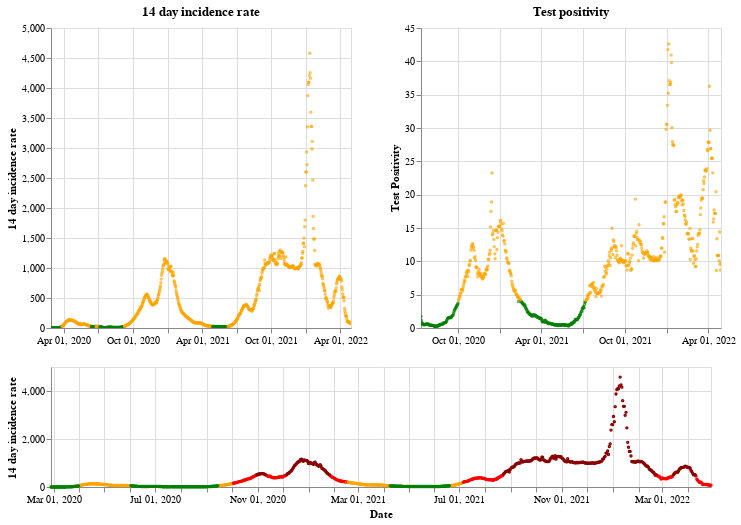

The code cell stored with this chart in its notebook:
### Markdown cell above
## Wales

### Code cell
plot_traffic_light('Wales')

### Figure 1 — Vega-Lite specification as saved in the notebook (floating-point values rounded to 4 significant figures; data arrays with more than 128 entries replaced by an {"elided": "..."} marker saying what was removed)
{"config": {"view": {"continuousWidth": 400, "continuousHeight": 300}}, "vconcat": [{"hconcat": [{"mark": {"type": "point", "size": 2}, "encoding": {"color": {"condition": {"value": "green", "test": "(datum.twoWeeklyCasesRate <= 25)"}, "value": "orange"}, "tooltip": [{"type": "nominal", "field": "areaName"}, {"type": "temporal", "field": "date"}, {"type": "quantitative", "field": "twoWeeklyCasesRate"}, {"type": "quantitative", "field": "testPositivity"}], "x": {"type": "temporal", "axis": {"title": ""}, "field": "date", "scale": {"domain": {"selection": "DateBrush"}}, "timeUnit": "yearmonthdate"}, "y": {"type": "quantitative", "axis": {"title": "14 day incidence rate"}, "field": "twoWeeklyCasesRate"}}, "title": "14 day incidence rate", "width": 300}, {"mark": {"type": "point", "size": 2}, "encoding": {"color": {"condition": {"value": "green", "test": "(datum.testPositivity <= 4)"}, "value": "orange"}, "tooltip": [{"type": "nominal", "field": "areaName"}, {"type": "temporal", "field": "date"}, {"type": "quantitative", "field": "twoWeeklyCasesRate"}, {"type": "quantitative", "field": "testPositivity"}], "x": {"type": "temporal", "axis": {"title": ""}, "field": "date", "scale": {"domain": {"selection": "DateBrush"}}, "timeUnit": "yearmonthdate"}, "y": {"type": "quantitative", "axis": {"title": "Test Positivity"}, "field": "testPositivity"}}, "title": "Test positivity", "width": 300}]}, {"layer": [{"mark": {"type": "point", "size": 2}, "encoding": {"color": {"condition": {"value": "orange", "test": "(((datum.testPositivity < 4) && (datum.twoWeeklyCasesRate >= 50)) && (datum.twoWeeklyCasesRate < 200))"}, "value": "red"}, "opacity": {"condition": {"value": 1, "test": "((datum.twoWeeklyCasesRate >= 50) && (datum.twoWeeklyCasesRate < 500))"}, "value": 0}, "tooltip": [{"type": "nominal", "field": "areaName"}, {"type": "temporal", "field": "date"}, {"type": "quantitative", "field": "twoWeeklyCasesRate"}, {"type": "quantitative", "field": "testPositivity"}], "x": {"type": "temporal", "axis": {"title": "Date"}, "field": "date", "timeUnit": "yearmonthdate"}, "y": {"type": "quantitative", "axis": {"title": "14 day incidence rate"}, "field": "twoWeeklyCasesRate"}}, "selection": {"DateBrush": {"type": "interval", "encodings": ["x"], "fields": ["Time"]}}}, {"mark": {"type": "point", "size": 2}, "encoding": {"color": {"value": "darkred"}, "opacity": {"condition": {"value": 1, "test": "(datum.twoWeeklyCasesRate >= 500)"}, "value": 0}, "tooltip": [{"type": "nominal", "field": "areaName"}, {"type": "temporal", "field": "date"}, {"type": "quantitative", "field": "twoWeeklyCasesRate"}, {"type": "quantitative", "field": "testPositivity"}], "x": {"type": "temporal", "axis": {"title": "Date"}, "field": "date", "timeUnit": "yearmonthdate"}, "y": {"type": "quantitative", "axis": {"title": "14 day incidence rate"}, "field": "twoWeeklyCasesRate"}}}, {"mark": {"type": "point", "size": 2}, "encoding": {"color": {"condition": {"value": "green", "test": "((datum.testPositivity < 4) && (datum.twoWeeklyCasesRate < 50))"}, "value": "orange"}, "opacity": {"condition": {"value": 1, "test": "(datum.twoWeeklyCasesRate < 50)"}, "value": 0}, "tooltip": [{"type": "nominal", "field": "areaName"}, {"type": "temporal", "field": "date"}, {"type": "quantitative", "field": "twoWeeklyCasesRate"}, {"type": "quantitative", "field": "testPositivity"}], "x": {"type": "temporal", "axis": {"title": "Date"}, "field": "date", "timeUnit": "yearmonthdate"}, "y": {"type": "quantitative", "axis": {"title": "14 day incidence rate"}, "field": "twoWeeklyCasesRate"}}}], "height": 120, "width": 660}], "data": {"name": "data-6a9ababee569000b77b3aec649c2df53"}, "$schema": "https://vega.github.io/schema/vega-lite/v4.8.1.json", "datasets": {"data-6a9ababee569000b77b3aec649c2df53": {"elided": "793 records"}}}
